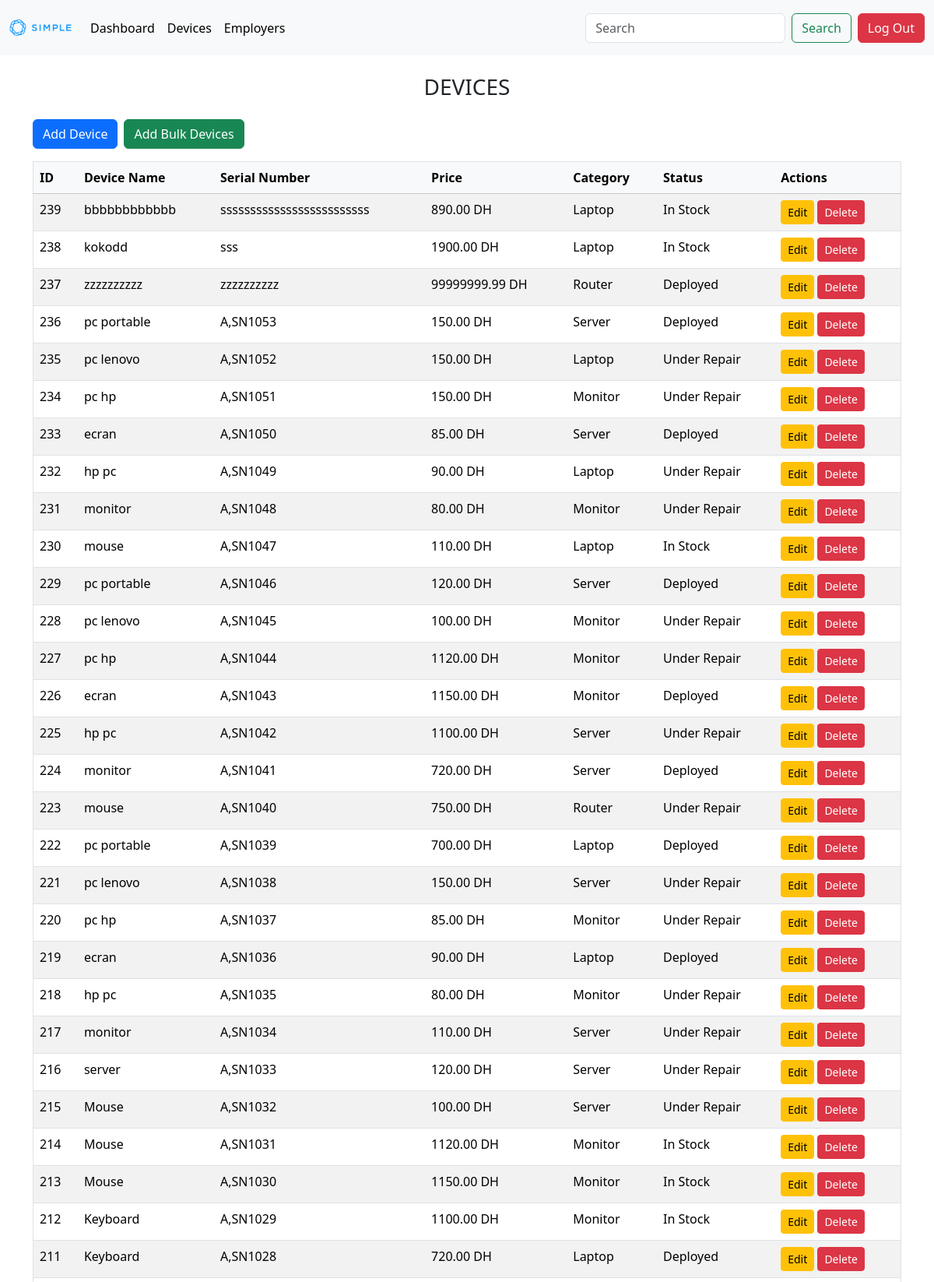
Screenshot of /view/products.php (signed in, upper part) with the database file from the repository.
### tables this page shows
CREATE TABLE `assets` (
  `id` int(11) NOT NULL,
  `serial_number` varchar(100) NOT NULL,
  `device_name` varchar(100) NOT NULL,
  `price` decimal(10,2) NOT NULL,
  `status` enum('In Stock','Deployed','Under Repair') DEFAULT 'In Stock',
  `category_id` int(11) DEFAULT NULL
);

CREATE TABLE `categories` (
  `id` int(11) NOT NULL,
  `name` varchar(100) NOT NULL
);

### view/products.php (the view, shortened to what this page needs)
<?php
include '../include/header.php';
include('../controller/add_asset.php');
$search = $_GET['search'] ?? '';
if (!empty($search)) {
    $sql = "SELECT a.*, c.name AS category_name
            FROM assets a
            INNER JOIN categories c ON a.category_id = c.id
            WHERE a.device_name LIKE :search OR a.serial_number LIKE :search
            ORDER BY a.id DESC";
    $stmt = $conn->prepare($sql);
    $stmt->execute(['search' => "%$search%"]);
} else {
    $sql = "SELECT a.*, c.name AS category_name
            FROM assets a
            INNER JOIN categories c ON a.category_id = c.id
            ORDER BY a.id DESC";
    $stmt = $conn->prepare($sql);
    $stmt->execute();
}
$assets = $stmt->fetchAll(PDO::FETCH_ASSOC);
?>
<!DOCTYPE html>
<html lang="en">
<head>
<link href="https://cdn.jsdelivr.net/npm/bootstrap@5.3.8/dist/css/bootstrap.min.css" rel="stylesheet">
</head>
<body>
<div class="container my-4">
    <h3 class="text-center mb-4">DEVICES</h3>
        <div class="d-flex mb-3 gap-2">
            <button class="btn btn-primary" data-bs-toggle="modal" data-bs-target="#addProductModal">
                <i class="bi bi-laptop"></i> Add Device
            </button>
            <button class="btn btn-success" data-bs-toggle="modal" data-bs-target="#uploadCsvModal">
                Add Bulk Devices
            </button>
        </div>
        <div class="">
<div class="">
    <div class="table-responsive">
        <table class="table table-hover table-striped border shadow-sm">
            <thead class="table-light">
                <tr>
                    <th>ID</th>
                    <th>Device Name</th>
                    <th>Serial Number</th>
                    <th>Price</th>
                    <th>Category</th>
                    <th>Status</th>
                    <th>Actions</th>
                </tr>
            </thead>
            <tbody>
                <?php foreach($assets as $asset): ?>
                <tr>
                    <td><?= $asset['id'] ?></td>
                    <td><?= htmlspecialchars($asset['device_name']) ?></td>
                    <td><?= htmlspecialchars($asset['serial_number']) ?></td>
                    <td><?= htmlspecialchars($asset['price']." DH") ?></td>
                    <td><?= htmlspecialchars($asset['category_name']) ?></td>
                    <td><?= htmlspecialchars($asset['status']) ?></td>
                    <td>
                        <button class="btn btn-sm btn-warning" data-bs-toggle="modal" data-bs-target="#editModal<?= $asset['id'] ?>">Edit</button>
                        <a href="../controller/delete_asset.php?id=<?= $asset['id'] ?>" class="btn btn-sm btn-danger" onclick="return confirm('Are you sure?')">Delete</a>
                    </td>
                </tr>
                <?php endforeach; ?>
            </tbody>
        </table>
    </div>
</div>
</body>
</html>

### rows the page displays
assets: id "239", device_name "bbbbbbbbbbbb", serial_number "sssssssssssssssssssssssss", price "890.00 DH", category.name "Laptop", status "In Stock"
assets: id "238", device_name "kokodd", serial_number "sss", price "1900.00 DH", category.name "Laptop", status "In Stock"
assets: id "237", device_name "zzzzzzzzzz", serial_number "zzzzzzzzzz", price "99999999.99 DH", category.name "Router", status "Deployed"
assets: id "236", device_name "pc portable", serial_number "A,SN1053", price "150.00 DH", category.name "Server", status "Deployed"
assets: id "235", device_name "pc lenovo", serial_number "A,SN1052", price "150.00 DH", category.name "Laptop", status "Under Repair"
assets: id "234", device_name "pc hp", serial_number "A,SN1051", price "150.00 DH", category.name "Monitor", status "Under Repair"
assets: id "233", device_name "ecran", serial_number "A,SN1050", price "85.00 DH", category.name "Server", status "Deployed"
assets: id "232", device_name "hp pc", serial_number "A,SN1049", price "90.00 DH", category.name "Laptop", status "Under Repair"
assets: id "231", device_name "monitor", serial_number "A,SN1048", price "80.00 DH", category.name "Monitor", status "Under Repair"
assets: id "230", device_name "mouse", serial_number "A,SN1047", price "110.00 DH", category.name "Laptop", status "In Stock"
assets: id "229", device_name "pc portable", serial_number "A,SN1046", price "120.00 DH", category.name "Server", status "Deployed"
assets: id "228", device_name "pc lenovo", serial_number "A,SN1045", price "100.00 DH", category.name "Monitor", status "Under Repair"
assets: id "227", device_name "pc hp", serial_number "A,SN1044", price "1120.00 DH", category.name "Monitor", status "Under Repair"
assets: id "226", device_name "ecran", serial_number "A,SN1043", price "1150.00 DH", category.name "Monitor", status "Deployed"
assets: id "225", device_name "hp pc", serial_number "A,SN1042", price "1100.00 DH", category.name "Server", status "Under Repair"
assets: id "224", device_name "monitor", serial_number "A,SN1041", price "720.00 DH", category.name "Server", status "Deployed"
assets: id "223", device_name "mouse", serial_number "A,SN1040", price "750.00 DH", category.name "Router", status "Under Repair"
assets: id "222", device_name "pc portable", serial_number "A,SN1039", price "700.00 DH", category.name "Laptop", status "Deployed"
assets: id "221", device_name "pc lenovo", serial_number "A,SN1038", price "150.00 DH", category.name "Server", status "Under Repair"
assets: id "220", device_name "pc hp", serial_number "A,SN1037", price "85.00 DH", category.name "Monitor", status "Under Repair"
assets: id "219", device_name "ecran", serial_number "A,SN1036", price "90.00 DH", category.name "Laptop", status "Deployed"
assets: id "218", device_name "hp pc", serial_number "A,SN1035", price "80.00 DH", category.name "Monitor", status "Under Repair"
assets: id "217", device_name "monitor", serial_number "A,SN1034", price "110.00 DH", category.name "Server", status "Under Repair"
assets: id "216", device_name "server", serial_number "A,SN1033", price "120.00 DH", category.name "Server", status "Under Repair"
assets: id "215", device_name "Mouse", serial_number "A,SN1032", price "100.00 DH", category.name "Server", status "Under Repair"
assets: id "214", device_name "Mouse", serial_number "A,SN1031", price "1120.00 DH", category.name "Monitor", status "In Stock"
assets: id "213", device_name "Mouse", serial_number "A,SN1030", price "1150.00 DH", category.name "Monitor", status "In Stock"
assets: id "212", device_name "Keyboard", serial_number "A,SN1029", price "1100.00 DH", category.name "Monitor", status "In Stock"
assets: id "211", device_name "Keyboard", serial_number "A,SN1028", price "720.00 DH", category.name "Laptop", status "Deployed"
